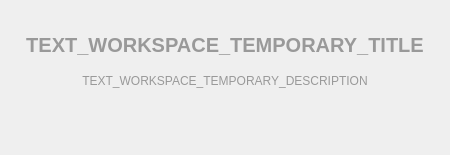
<?xml version="1.0" encoding="UTF-8"?>
<ui version="4.0">
 <class>TemporaryWorkspaceWidget</class>
 <widget class="QWidget" name="TemporaryWorkspaceWidget">
  <property name="geometry">
   <rect>
    <x>0</x>
    <y>0</y>
    <width>450</width>
    <height>155</height>
   </rect>
  </property>
  <property name="windowTitle">
   <string>Form</string>
  </property>
  <property name="styleSheet">
   <string notr="true">#label_temporary, #label_timestamp, #label_description {
	color: #999999;
}</string>
  </property>
  <layout class="QVBoxLayout" name="verticalLayout">
   <property name="spacing">
    <number>15</number>
   </property>
   <property name="leftMargin">
    <number>10</number>
   </property>
   <property name="topMargin">
    <number>0</number>
   </property>
   <property name="rightMargin">
    <number>10</number>
   </property>
   <property name="bottomMargin">
    <number>0</number>
   </property>
   <item>
    <spacer name="verticalSpacer_2">
     <property name="orientation">
      <enum>Qt::Vertical</enum>
     </property>
     <property name="sizeHint" stdset="0">
      <size>
       <width>20</width>
       <height>15</height>
      </size>
     </property>
    </spacer>
   </item>
   <item>
    <widget class="QLabel" name="label_temporary">
     <property name="sizePolicy">
      <sizepolicy hsizetype="Preferred" vsizetype="Preferred">
       <horstretch>0</horstretch>
       <verstretch>0</verstretch>
      </sizepolicy>
     </property>
     <property name="minimumSize">
      <size>
       <width>0</width>
       <height>20</height>
      </size>
     </property>
     <property name="font">
      <font>
       <pointsize>15</pointsize>
       <weight>75</weight>
       <bold>true</bold>
      </font>
     </property>
     <property name="text">
      <string>TEXT_WORKSPACE_TEMPORARY_TITLE</string>
     </property>
     <property name="alignment">
      <set>Qt::AlignCenter</set>
     </property>
    </widget>
   </item>
   <item>
    <widget class="QLabel" name="label_description">
     <property name="minimumSize">
      <size>
       <width>0</width>
       <height>18</height>
      </size>
     </property>
     <property name="text">
      <string>TEXT_WORKSPACE_TEMPORARY_DESCRIPTION</string>
     </property>
     <property name="alignment">
      <set>Qt::AlignCenter</set>
     </property>
     <property name="wordWrap">
      <bool>true</bool>
     </property>
    </widget>
   </item>
   <item>
    <widget class="QLabel" name="label_timestamp">
     <property name="font">
      <font>
       <pointsize>11</pointsize>
      </font>
     </property>
     <property name="text">
      <string/>
     </property>
     <property name="alignment">
      <set>Qt::AlignCenter</set>
     </property>
    </widget>
   </item>
   <item>
    <spacer name="verticalSpacer">
     <property name="orientation">
      <enum>Qt::Vertical</enum>
     </property>
     <property name="sizeHint" stdset="0">
      <size>
       <width>20</width>
       <height>15</height>
      </size>
     </property>
    </spacer>
   </item>
  </layout>
 </widget>
 <resources/>
 <connections/>
</ui>
